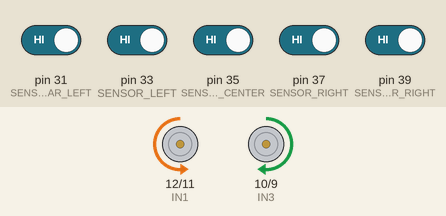
This sketch was run on a simulated Arduino Mega 2560, built with avr-gcc and run on an emulated ATmega2560. Shown: motor-driver pin pairs drawn as motors (green arrow = first pin HIGH = forward, orange = second pin HIGH = backward, longer = more drive, scaled by the enable pin). The inputs (shaded band) are chosen by the test bench; at power-on: pin 31 (SENSOR_FAR_LEFT), pin 33 (SENSOR_LEFT), pin 35 (SENSOR_CENTER), pin 37 (SENSOR_RIGHT), pin 39 (SENSOR_FAR_RIGHT) HIGH.

Above: at 1.2 s.
1.3 s: pin 33 (SENSOR_LEFT) driven LOW
At 1.8 s:
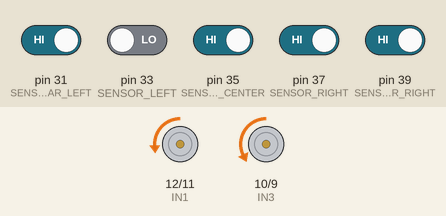
2.8 s: pin 37 (SENSOR_RIGHT) driven LOW
At 4.0 s:
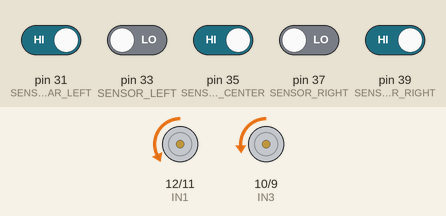
4.3 s: pin 37 (SENSOR_RIGHT) driven HIGH
At 5.2 s:
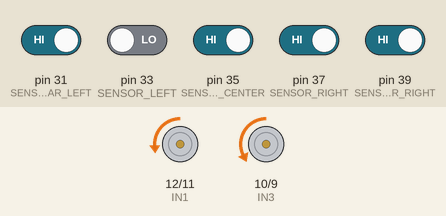
5.8 s: pin 31 (SENSOR_FAR_LEFT) driven LOW
At 6.4 s:
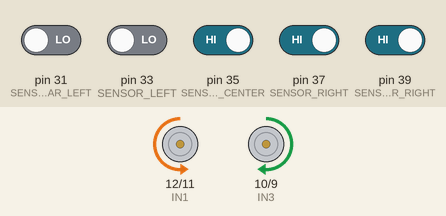
7.3 s: pin 33 (SENSOR_LEFT) driven HIGH and pin 39 (SENSOR_FAR_RIGHT) driven LOW
At 8.7 s:
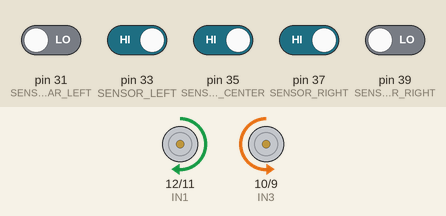
Timing chart, 0 to 9.8 s (numbered marks = the images above; inputs shaded):
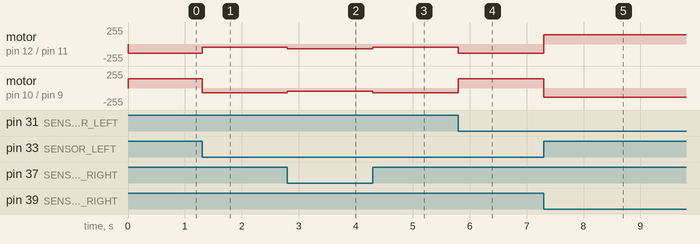

Measured:
- after the input at 1.3 s, motor on pin 12 (IN1) / pin 11 (IN2): backward 140/255 → backward 46/255 at once; motor on pin 10 (IN3) / pin 9 (IN4): forward 140/255 → backward 70/255 at once
- after the input at 2.8 s, motor on pin 12 (IN1) / pin 11 (IN2): backward 46/255 → backward 70/255 at once; motor on pin 10 (IN3) / pin 9 (IN4): backward 70/255 → backward 46/255 at once
- after the input at 4.3 s, motor on pin 12 (IN1) / pin 11 (IN2): backward 70/255 → backward 46/255 at once; motor on pin 10 (IN3) / pin 9 (IN4): backward 46/255 → backward 70/255 at once
- after the input at 5.8 s, motor on pin 12 (IN1) / pin 11 (IN2): backward 46/255 → backward 140/255 at once; motor on pin 10 (IN3) / pin 9 (IN4): backward 70/255 → forward 140/255 at once
- after the input at 7.3 s, motor on pin 12 (IN1) / pin 11 (IN2): backward 140/255 → forward 140/255 at once; motor on pin 10 (IN3) / pin 9 (IN4): forward 140/255 → backward 140/255 at once

The sketch:

Line_Follower.ino
```cpp
// Global Variables - Motor Control Pins
const int ENA = 13; // PWM pin Left Motor
const int IN1 = 12; // Direction Left Motor
const int IN2 = 11; // Direction Left Motor
const int IN3 = 10; // Direction Right Motor
const int IN4 = 9;  // Direction Right Motor
const int ENB = 8;  // PWM pin Right Motor

// 5-Sensor Pin Layout
const int SENSOR_FAR_LEFT  = 31;
const int SENSOR_LEFT      = 33;
const int SENSOR_CENTER    = 35;
const int SENSOR_RIGHT     = 37;
const int SENSOR_FAR_RIGHT = 39;

// Speed Control
const int CRUISE_SPEED = 70;
const int SHARP_SPEED  = 140;

char pathMemory[100]; // Stores up to 100 choices
int junctionCount = 0;

void setup() {
  pinMode(ENA, OUTPUT);
  pinMode(IN1, OUTPUT);
  pinMode(IN2, OUTPUT);
  pinMode(IN3, OUTPUT);
  pinMode(IN4, OUTPUT);
  pinMode(ENB, OUTPUT);

  pinMode(SENSOR_FAR_LEFT, INPUT_PULLUP);
  pinMode(SENSOR_LEFT, INPUT_PULLUP);
  pinMode(SENSOR_CENTER, INPUT_PULLUP);
  pinMode(SENSOR_RIGHT, INPUT_PULLUP);
  pinMode(SENSOR_FAR_RIGHT, INPUT_PULLUP);
}

void loop() {
  // 0 = Black Line, 1 = White Floor
  int sFarL = digitalRead(SENSOR_FAR_LEFT);
  int sL    = digitalRead(SENSOR_LEFT);
  int sC    = digitalRead(SENSOR_CENTER);
  int sR    = digitalRead(SENSOR_RIGHT);
  int sFarR = digitalRead(SENSOR_FAR_RIGHT);
// PRIORITY 1: FULL INTERSECTIONS / T-JUNCTIONS
  // Handled entirely on its own at the top level
  if (sFarL == 1 && sL == 1 && sC == 0 && sR == 1 && sFarR == 1) {
    forward(CRUISE_SPEED, CRUISE_SPEED);
  }
  // --- START OF THE BIG ELSE ENCLOSING ALL OTHER CONDITIONS ---
  else {
    if (sFarL == 0 && sL == 0 && sC == 0 && sR == 0 && sFarR == 0) {
     forward(CRUISE_SPEED, CRUISE_SPEED);
    //handleMazeJunction();
  }
    // PRIORITY 2: SHARP BENDS (Hard Pivots)
    else if ((sFarL == 1 && sL == 1 && sC == 0 && sR == 0 && sFarR == 0) || (sFarL == 1 && sL == 1 && sC == 1 && sR == 0 && sFarR == 0) || (sFarL == 1 && sL == 0 && sC == 0 && sR == 0 && sFarR == 0) || (sFarL == 0 && sL == 1 && sC == 1 && sR == 1 && sFarR == 0) ) {

      spinRight(SHARP_SPEED);

    }
    else if ((sFarL == 0 && sL == 0 && sC == 0 && sR == 1 && sFarR == 1) || (sFarL == 0 && sL == 0 && sC == 1 && sR == 1 && sFarR == 1) || (sFarL == 0 && sL == 0 && sC == 0 && sR == 0 && sFarR == 1)) {

      spinLeft(SHARP_SPEED);

    }

    // PRIORITY 3: SLIGHT DRIFT & ADJUSTMENTS (Smooth differential steering)
    else if ((sC == 1 && sR == 0) || (sL == 1 && sC == 0)) {
      forward(CRUISE_SPEED, CRUISE_SPEED / 1.5);
    }
    else if ((sC == 1 && sL == 0) || (sR == 1 && sC == 0)) {
      forward(CRUISE_SPEED / 1.5, CRUISE_SPEED);
    }

    // PRIORITY 4: TRACK CENTERED
     // else if (sC == 1) {
   //   forward(CRUISE_SPEED, CRUISE_SPEED);
   // }

    // PRIORITY 5: TRACK LOST / + JUNCTION
    else if ((sFarL == 1 && sL == 1 && sC == 1 && sR == 1 && sFarR == 1)) {
      spinLeft(SHARP_SPEED);
      //handleDeadEnd();
    }

  } // --- END OF THE BIG ELSE ---
}
void forward(int leftSpeed, int rightSpeed) {
  analogWrite(ENA, leftSpeed);
  digitalWrite(IN1, LOW);
  digitalWrite(IN2, HIGH);

  analogWrite(ENB, rightSpeed);
  digitalWrite(IN3, LOW);
  digitalWrite(IN4, HIGH);
}
// CORRECTED MOTOR DIRECTIONS BELOW:
void spinRight(int speed) {
  // Pivot left: Left motor goes BACKWARD, Right motor goes FORWARD
  analogWrite(ENA, speed);
  digitalWrite(IN1, HIGH);
  digitalWrite(IN2, LOW);

  analogWrite(ENB, speed);
  digitalWrite(IN3, LOW);
  digitalWrite(IN4, HIGH);
}

void spinLeft(int speed) {
  // Pivot right: Left motor goes FORWARD, Right motor goes BACKWARD
  analogWrite(ENA, speed);
  digitalWrite(IN1, LOW);
  digitalWrite(IN2, HIGH);

  analogWrite(ENB, speed);
  digitalWrite(IN3, HIGH);
  digitalWrite(IN4, LOW);
}
void stopRobot() {
  digitalWrite(IN1, LOW);
  digitalWrite(IN2, LOW);
  digitalWrite(IN3, LOW);
  digitalWrite(IN4, LOW);
}


// --- MAZE JUNCTION NAVIGATION (Left-Hand Rule Exploration) ---
void handleMazeJunction() {
  // 1. Brake immediately to cancel momentum
  stopRobot();
  delay(100);

  // 2. Read the initial state of the turn options before inching forward
  int leftAvailable = digitalRead(SENSOR_FAR_LEFT);
  int rightAvailable = digitalRead(SENSOR_FAR_RIGHT);

  // 3. Move forward slightly to put the wheel-pivot-axis directly over the junction
  // and see if a straight path exists past the intersection
  forward(CRUISE_SPEED, CRUISE_SPEED);
  delay(60); // Adjust this delay so the center sensor crosses past the crossline
  stopRobot();

  int straightAvailable = digitalRead(SENSOR_CENTER);

  // 4. APPLY THE EXPLORATION PRIORITY (Left -> Straight -> Right)

  if (leftAvailable == 0) {
    // A left path is open, always take it first to follow the wall
    // Spin until the center sensor locks back onto the new line
    while (digitalRead(SENSOR_CENTER) == 1) {
      spinLeft(SHARP_SPEED);
    }
    stopRobot();
    delay(50);
  }
  else if (straightAvailable == 0) {
    // No left turn, but we can keep going straight
    forward(CRUISE_SPEED, CRUISE_SPEED);
  }
  else if (rightAvailable == 0) {
    // No left, no straight, it's a forced right turn
    while (digitalRead(SENSOR_CENTER) == 1) {
      spinRight(SHARP_SPEED);
    }
    stopRobot();
    delay(50);
  }
}

// --- DEAD END HANDLER ---
void handleDeadEnd() {
  stopRobot();
  delay(100);

  // Pivot 180 degrees using your working spinLeft until the line is re-acquired
  while (digitalRead(SENSOR_CENTER) == 1) {
    spinLeft(SHARP_SPEED);
  }
  stopRobot();
  delay(50);
}
```
